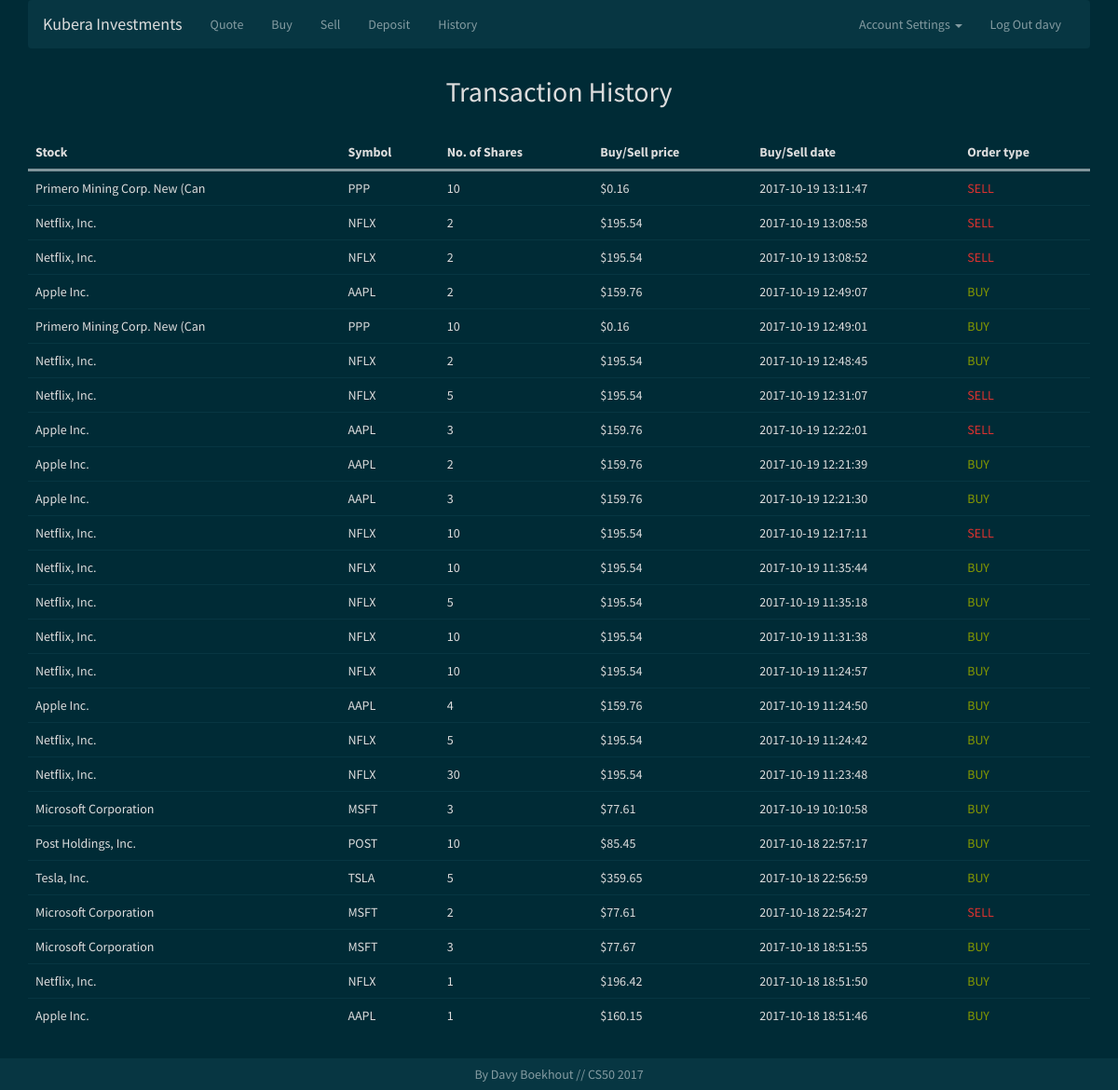
The page /history (signed in) on the database its author committed.
### tables this page shows
CREATE TABLE 'transactions' ('transaction_id' INTEGER PRIMARY KEY AUTOINCREMENT NOT NULL, 'user_id' INTEGER NOT NULL, 'symbol' TEXT NOT NULL, 'amount' INTEGER NOT NULL, 'price' REAL NOT NULL, date DATETIME NOT NULL, 'action' TEXT NOT NULL DEFAULT 'BUY' CHECK (action IN ('BUY','SELL')));

### application.py (the view)
@app.route("/history")
@login_required
def history():
    if request.method == "GET":
        history = db.execute("SELECT portfolio.stock,transactions.symbol,\
                             transactions.amount,transactions.price,\
                             transactions.date, transactions.action \
                             FROM transactions INNER JOIN portfolio \
                             ON portfolio.symbol = transactions.symbol \
                             WHERE transactions.user_id = :user_id \
                             GROUP BY transactions.transaction_id \
                             ORDER BY datetime(date) DESC;",
                             user_id=session.get("user_id"))
        return render_template("history.html", transactions=history)

### helpers.py (called while the page is built)
def login_required(f):
    @wraps(f)
    def decorated_function(*args, **kwargs):
        if session.get("user_id") is None:
            return redirect(url_for("login", next=request.url))
        return f(*args, **kwargs)
    return decorated_function

def usd(value):
    return "${:,.2f}".format(value)

### templates/history.html (shortened to what this page needs)
{% extends "layout.html" %}
{% block main %}
    <h2>Transaction History</h2>
    <div class="table-responsive">
        <table class="table table-hover">
            <thead>
                <th>Stock</th>
                <th>Symbol</th>
                <th>No. of Shares</th>
                <th>Buy/Sell price</th>
                <th>Buy/Sell date</th>
                <th>Order type</th>
            </thead>
            {% for item in transactions %}
            <tr>
                <td>{{ item.get("stock") }}</td>
                <td>{{ item.get("symbol") }}</td>
                <td>{{ item.get("amount") }}</td>
                <td>{{ item.get("price")|usd }}</td>
                <td>{{ item.get("date") }}</td>
                {% if item.get("action") == 'BUY' %}
                <td class="green">{{ item.get("action") }}</td>
                {% else %}
                <td class="red">{{ item.get("action") }}</td>
                {% endif %}
            </tr>
            {% endfor %}
        </table>
    </div>
{% endblock %}

### templates/layout.html (shortened to what this page needs)
<!DOCTYPE html>
<html lang="en">
<head>
    <link href="../static/bootstrap.min.css" rel="stylesheet" />
    <link href="{{ url_for('static', filename='styles.css') }}" rel="stylesheet" />
</head>
<body>
    <div class="container">
        <nav class="navbar navbar-default">
            <div class="container-fluid">
                <div class="navbar-header">
                     <a class="navbar-brand"
                    href="{{ url_for('index') }}"><span class="white">Kubera
                    Investments</span></a>
                </div>
                <div class="collapse navbar-collapse" id="navbar">
                    {% if session.user_id %}
                    <ul class="nav navbar-nav">
                        <li>
                            <a href="{{ url_for('quote') }}">Quote</a>
                        </li>
                        <li>
                            <a href="{{ url_for('buy') }}">Buy</a>
                        </li>
                        <li>
                            <a href="{{ url_for('sell') }}">Sell</a>
                        </li>
                        <li>
                            <a href="{{ url_for('deposit') }}">Deposit</a>
                        </li>
                        <li>
                            <a href="{{ url_for('history') }}">History</a>
                        </li>
                    </ul>
                    <ul class="nav navbar-nav navbar-right">
                        <li class="dropdown">
                            <a aria-expanded="false" aria-haspopup="true" class=
                            "dropdown-toggle" data-toggle="dropdown" href="#" role=
                            "button">Account Settings <span class=
                            "caret"></span></a>
                        </li>
                        <li>
                            <a href="{{ url_for('logout') }}">Log Out {{
                            session.get("username") }}</a>
                        </li>
                    </ul>
                    {% endif %}
                </div>
            </div>
        </nav>
        <main>
            {% block main %}{% endblock %}
        </main>
    </div>
    <footer class="footer navbar-fixed-bottom">
        <div class="container-fluid">
            <span>By Davy Boekhout // CS50 2017</span>
        </div>
    </footer>
</body>
</html>

### static/styles.css (style rules this page uses)
.container { margin-left: auto; margin-right: auto; text-align: center; padding-bottom: 3em; }
.red { color: #dc322f; }
.white { color: #ddd; }
.green { color: #859900; }
main table { width: 100%; }
main thead { border-bottom: 3px solid rgba(255, 255, 255, 0.5); }
main th, td { text-align: left; color: #ddd; padding: 1em; }
body { color: #ddd; }
main h2 { margin: 1em; }
footer { background-color: #073642; text-align: center; padding: 0.5em; }
footer span { color: rgba(255, 255, 255, 0.5) }

### rows shown on the page
transactions: get "Primero Mining Corp. New (Can", get "PPP", get "10", get "$0.16", get "2017-10-19 13:11:47", get "SELL"
transactions: get "Netflix, Inc.", get "NFLX", get "2", get "$195.54", get "2017-10-19 13:08:58", get "SELL"
transactions: get "Netflix, Inc.", get "NFLX", get "2", get "$195.54", get "2017-10-19 13:08:52", get "SELL"
transactions: get "Apple Inc.", get "AAPL", get "2", get "$159.76", get "2017-10-19 12:49:07", get "BUY"
transactions: get "Primero Mining Corp. New (Can", get "PPP", get "10", get "$0.16", get "2017-10-19 12:49:01", get "BUY"
transactions: get "Netflix, Inc.", get "NFLX", get "2", get "$195.54", get "2017-10-19 12:48:45", get "BUY"
transactions: get "Netflix, Inc.", get "NFLX", get "5", get "$195.54", get "2017-10-19 12:31:07", get "SELL"
transactions: get "Apple Inc.", get "AAPL", get "3", get "$159.76", get "2017-10-19 12:22:01", get "SELL"
transactions: get "Apple Inc.", get "AAPL", get "2", get "$159.76", get "2017-10-19 12:21:39", get "BUY"
transactions: get "Apple Inc.", get "AAPL", get "3", get "$159.76", get "2017-10-19 12:21:30", get "BUY"
transactions: get "Netflix, Inc.", get "NFLX", get "10", get "$195.54", get "2017-10-19 12:17:11", get "SELL"
transactions: get "Netflix, Inc.", get "NFLX", get "10", get "$195.54", get "2017-10-19 11:35:44", get "BUY"
transactions: get "Netflix, Inc.", get "NFLX", get "5", get "$195.54", get "2017-10-19 11:35:18", get "BUY"
transactions: get "Netflix, Inc.", get "NFLX", get "10", get "$195.54", get "2017-10-19 11:31:38", get "BUY"
transactions: get "Netflix, Inc.", get "NFLX", get "10", get "$195.54", get "2017-10-19 11:24:57", get "BUY"
transactions: get "Apple Inc.", get "AAPL", get "4", get "$159.76", get "2017-10-19 11:24:50", get "BUY"
transactions: get "Netflix, Inc.", get "NFLX", get "5", get "$195.54", get "2017-10-19 11:24:42", get "BUY"
transactions: get "Netflix, Inc.", get "NFLX", get "30", get "$195.54", get "2017-10-19 11:23:48", get "BUY"
transactions: get "Microsoft Corporation", get "MSFT", get "3", get "$77.61", get "2017-10-19 10:10:58", get "BUY"
transactions: get "Post Holdings, Inc.", get "POST", get "10", get "$85.45", get "2017-10-18 22:57:17", get "BUY"
transactions: get "Tesla, Inc.", get "TSLA", get "5", get "$359.65", get "2017-10-18 22:56:59", get "BUY"
transactions: get "Microsoft Corporation", get "MSFT", get "2", get "$77.61", get "2017-10-18 22:54:27", get "SELL"
transactions: get "Microsoft Corporation", get "MSFT", get "3", get "$77.67", get "2017-10-18 18:51:55", get "BUY"
transactions: get "Netflix, Inc.", get "NFLX", get "1", get "$196.42", get "2017-10-18 18:51:50", get "BUY"
transactions: get "Apple Inc.", get "AAPL", get "1", get "$160.15", get "2017-10-18 18:51:46", get "BUY"

### other values the page prints
{{ session.get("username") }} "davy"
